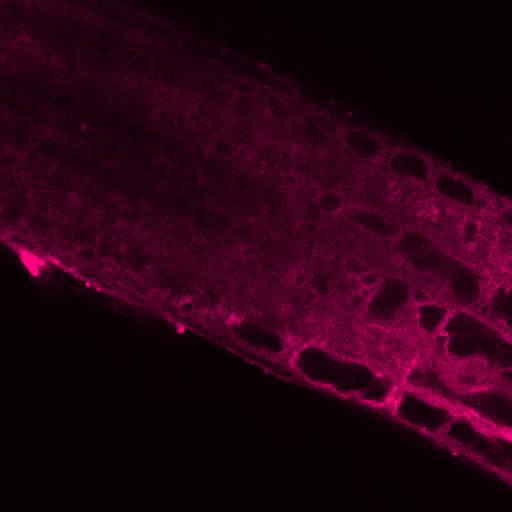
#> input picture frame 9 of others/plant.avi, 512 x 512 px, given in place of the camera
$ python video_stabilization.py
#> lines starting #> are read from the running program, lines starting #| are printed output that depends on the picture
# Import numpy and OpenCV
import numpy as np
import cv2
import time

def movingAverage(curve, radius):
  window_size = 2 * radius + 1
  # Define the filter
  f = np.ones(window_size)/window_size
  # Add padding to the boundaries
  curve_pad = np.lib.pad(curve, (radius, radius), 'edge')
  # Apply convolution
  curve_smoothed = np.convolve(curve_pad, f, mode='same')
  # Remove padding
  curve_smoothed = curve_smoothed[radius:-radius]
  # return smoothed curve
  return curve_smoothed

def smooth(trajectory):
  smoothed_trajectory = np.copy(trajectory)
  # Filter the x, y and angle curves
  for i in range(3):
    smoothed_trajectory[:,i] = movingAverage(trajectory[:,i], radius=SMOOTHING_RADIUS)

  return smoothed_trajectory

def fixBorder(frame):
  s = frame.shape
  # Scale the image 4% without moving the center
  T = cv2.getRotationMatrix2D((s[1]/2, s[0]/2), 0, 1.04)
  frame = cv2.warpAffine(frame, T, (s[1], s[0]))
  return frame


# The larger the more stable the video, but less reactive to sudden panning
SMOOTHING_RADIUS=50

# Read input video
#cap = cv2.VideoCapture('video.mp4')
cap = cv2.VideoCapture(0)

ret, img = cap.read()
#> img is the input picture: shape (512, 512, 3); mean B, G, R 19.7, 0.6, 40

# Set frame count
n_frames = 100

# Get width and height of video
s = img.shape
#> s = (512, 512, 3)
h = s[0]
#> h = 512
w = s[1]
#> w = 512
# Set frames per second (fps) to an arbitrary value
fps = 5

# Define the codec for output video
fourcc = cv2.VideoWriter_fourcc(*'MJPG')

# Set up output video
out = cv2.VideoWriter('video_out.avi', fourcc, fps, (2 * w, h))

# Read first frame
_, prev = cap.read()
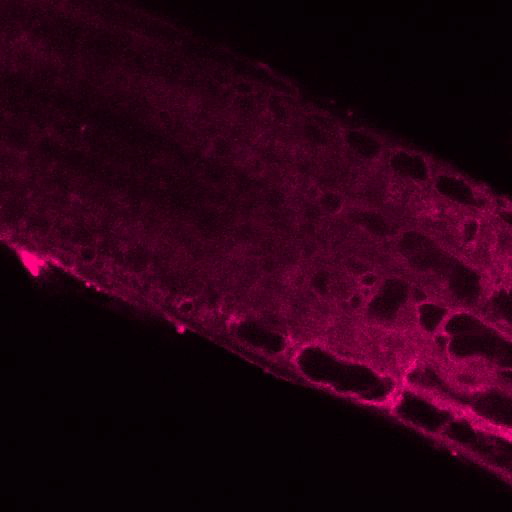
#> input picture frame 10 of others/plant.avi, 512 x 512 px, given in place of the camera
#> prev is the input picture: shape (512, 512, 3); mean B, G, R 19.7, 0.6, 39.9

# Convert frame to grayscale
prev_gray = cv2.cvtColor(prev, cv2.COLOR_BGR2GRAY)
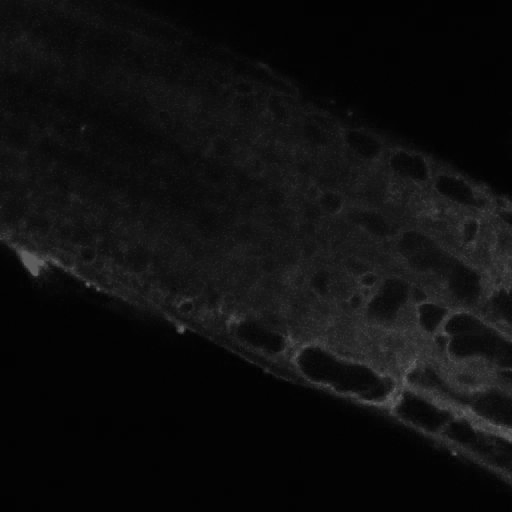
#> prev_gray: shape (512, 512); min 0, max 98, mean 14.6

# Pre-define transformation-store array
transforms = np.zeros((n_frames-1, 3), np.float32)

stack = []

for i in range(n_frames-2):
  # Detect feature points in previous frame
  prev_pts = cv2.goodFeaturesToTrack(prev_gray,
                                     maxCorners=200,
                                     qualityLevel=0.01,
                                     minDistance=30,
                                     blockSize=3)

  # Read next frame
  success, curr = cap.read()

  stack.append(curr)

  t0=time.time()

  if not success:
    break

  # Convert to grayscale
  curr_gray = cv2.cvtColor(curr, cv2.COLOR_BGR2GRAY)

  # Calculate optical flow (i.e. track feature points)
  curr_pts, status, err = cv2.calcOpticalFlowPyrLK(prev_gray, curr_gray, prev_pts, None)

  # Sanity check
  assert prev_pts.shape == curr_pts.shape

  # Filter only valid points
  idx = np.where(status==1)[0]
  prev_pts = prev_pts[idx]
  curr_pts = curr_pts[idx]

  #Find transformation matrix
  #m = cv2.estimateRigidTransform(prev_pts, curr_pts, fullAffine=False) #will only work with OpenCV-3 or less
  m,_indd = cv2.estimateAffine2D(prev_pts, curr_pts)

 # print(m[0])
  # Extract traslation
  dx = m[0,2]
  dy = m[1,2]

  # Extract rotation angle
  da = np.arctan2(m[1,0], m[0,0])

  # Store transformation
  transforms[i] = [dx,dy,da]

  # Move to next frame
  prev_gray = curr_gray

  print('elapsed time: ' , time.time()-t0)

  #print("Frame: " + str(i) +  "/" + str(n_frames) + " -  Tracked points : " + str(len(prev_pts)))

# Compute trajectory using cumulative sum of transformations
trajectory = np.cumsum(transforms, axis=0)

# Create variable to store smoothed trajectory
smoothed_trajectory = smooth(trajectory)

# Calculate difference in smoothed_trajectory and trajectory
difference = smoothed_trajectory - trajectory

# Calculate newer transformation array
transforms_smooth = transforms + difference

# Reset stream to first frame
#cap.set(cv2.CAP_PROP_POS_FRAMES, 0)

# Write n_frames-1 transformed frames
for i in range(n_frames-2):
  # Read next frame

  frame = stack[i]

  if not success:
    break

  # Extract transformations from the new transformation array
  dx = transforms_smooth[i,0]
  dy = transforms_smooth[i,1]
  da = transforms_smooth[i,2]

  # Reconstruct transformation matrix accordingly to new values
  m = np.zeros((2,3), np.float32)
  m[0,0] = np.cos(da)
  m[0,1] = -np.sin(da)
  m[1,0] = np.sin(da)
  m[1,1] = np.cos(da)
  m[0,2] = dx
  m[1,2] = dy

  # Apply affine wrapping to the given frame
  frame_stabilized = cv2.warpAffine(frame, m, (w,h))

  # Fix border artifacts
  frame_stabilized = fixBorder(frame_stabilized)

  # Write the frame to the file

  frame_out = cv2.hconcat([frame, frame_stabilized])

  # If the image is too big, resize it.
  if(frame_out.shape[1] > 1920):
    frame_out = cv2.resize(frame_out, (frame_out.shape[1]/2, frame_out.shape[0]/2));

  cv2.imshow("Before and After", frame_out)
  cv2.waitKey(200)
  out.write(frame_out)

# Release video
cap.release()
out.release()
# Close windows
cv2.destroyAllWindows()

$ run again, starting later in the video
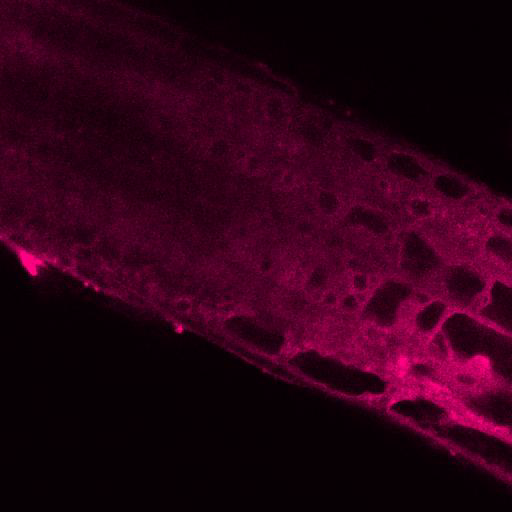
#> input picture frame 43 of others/plant.avi, 512 x 512 px, given in place of the camera
#> img is the input picture: shape (512, 512, 3); mean B, G, R 21.8, 0.6, 44.2
#> `prev_gray = cv2.cvtColor(prev, cv2.COLOR_BGR2GRAY)`:
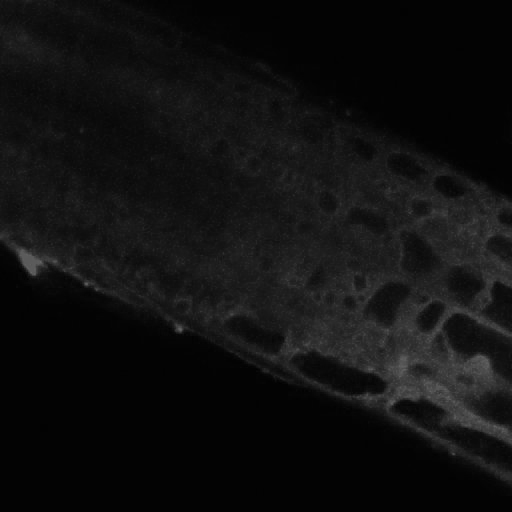
#> prev_gray: shape (512, 512); min 1, max 103, mean 16

$ run again, starting later in the video
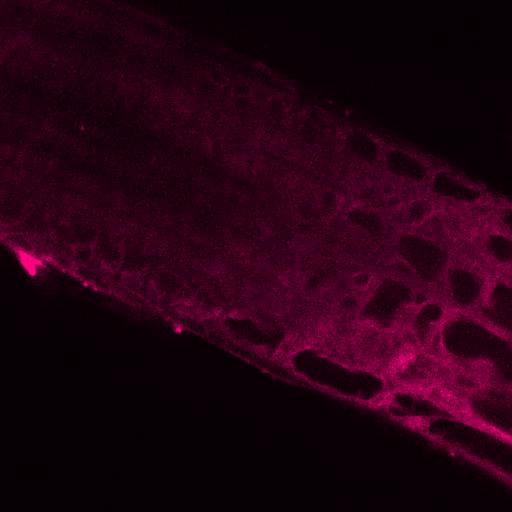
#> input picture frame 77 of others/plant.avi, 512 x 512 px, given in place of the camera
#> img is the input picture: shape (512, 512, 3); mean B, G, R 17.6, 0.5, 36
#> `prev_gray = cv2.cvtColor(prev, cv2.COLOR_BGR2GRAY)`:
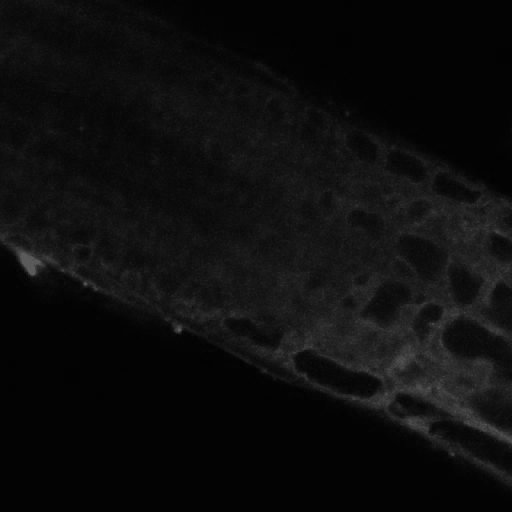
#> prev_gray: shape (512, 512); min 0, max 96, mean 13.2
#> the loop `for i in range(n_frames-2):` made 19 passes
#> (dx, dy, da) on passes 1 to 5: (-0.362, -0.0535, 6.96e-05), (0.341, -0.172, 0.00122), (-0.242, 0.398, -0.00082), (1.44, 0.357, -0.000577), (0.137, -0.177, 0.000188)
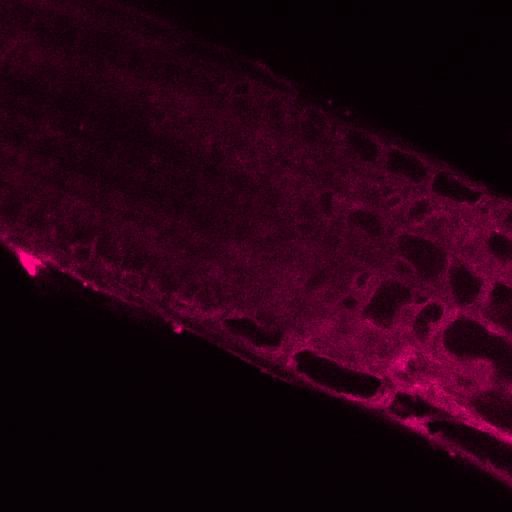
#> input picture frame 79 of others/plant.avi, 512 x 512 px, given in place of the camera
#> after the loop `for i in range(n_frames-2):`: stack = 19 items; transforms = 99 rows, first 8: [-0.362, -0.0535, 6.96e-05], [0.341, -0.172, 0.00122], [-0.242, 0.398, -0.00082], [1.44, 0.357, -0.000577], [0.137, -0.177, 0.000188], [-0.31, 0.694, 0.00013], [-0.319, 0.16, 2.24e-05], [-0.275, 0.015, -3.75e-05]
#> trajectory = 99 rows, first 8: [-0.362, -0.0535, 6.96e-05], [-0.021, -0.225, 0.00129], [-0.263, 0.172, 0.000465], [1.18, 0.529, -0.000112], [1.32, 0.352, 7.59e-05], [1.01, 1.05, 0.000206], [0.688, 1.21, 0.000228], [0.413, 1.22, 0.000191]
#> in smooth, `smoothed_trajectory = np.copy(trajectory)`: smoothed_trajectory has the same summary as trajectory outside smooth
#> after the loop in smooth, `for i in range(3):`: smoothed_trajectory = 99 rows, first 8: [-0.566, 0.554, 6.6e-06], [-0.574, 0.566, 7.9e-06], [-0.583, 0.577, 9.2e-06], [-0.591, 0.589, 1.05e-05], [-0.6, 0.6, 1.18e-05], [-0.608, 0.612, 1.31e-05], [-0.617, 0.623, 1.44e-05], [-0.625, 0.635, 1.57e-05]
#> difference = 99 rows, first 8: [-0.203, 0.608, -6.3e-05], [-0.553, 0.791, -0.00128], [-0.319, 0.405, -0.000456], [-1.77, 0.0597, 0.000123], [-1.92, 0.248, -6.4e-05], [-1.62, -0.435, -0.000193], [-1.3, -0.584, -0.000214], [-1.04, -0.587, -0.000175]
#> transforms_smooth = 99 rows, first 8: [-0.566, 0.554, 6.6e-06], [-0.212, 0.619, -6.17e-05], [-0.562, 0.803, -0.00128], [-0.328, 0.417, -0.000455], [-1.78, 0.0712, 0.000124], [-1.93, 0.259, -6.27e-05], [-1.62, -0.423, -0.000192], [-1.31, -0.572, -0.000213]
#> frame is the input picture: shape (512, 512, 3); mean B, G, R 17.6, 0.5, 35.9
